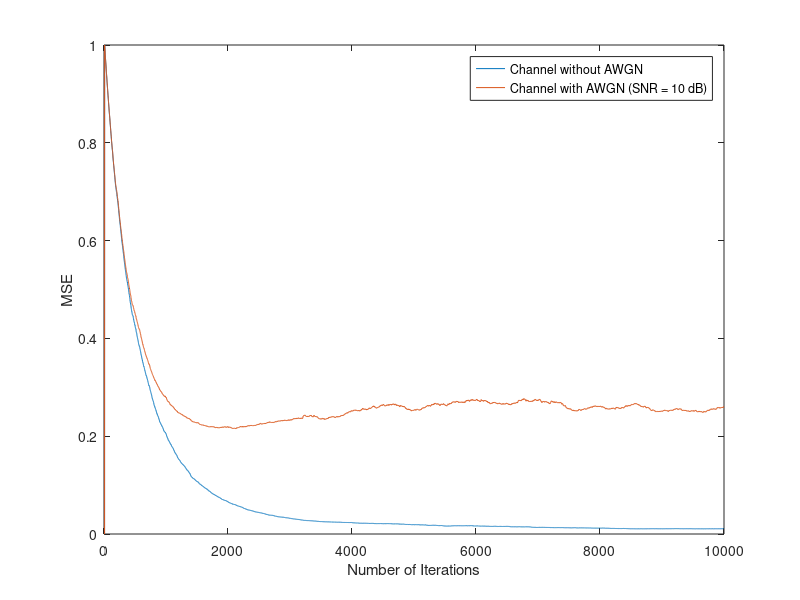

Here is the MATLAB script that generated this plot:
clc; clearvars; close all;

 H = [1 0.3 0.6 0.4 0.23];
delta = 0.001;
I_len = 10000;
I = randi([0 1],1,I_len);
I = real(pskmod(I,2,pi));
nTap = 10;
c = zeros(1,nTap);

%%channel coefficients

v = filter(H,1,I);
v_awgn = awgn(v,10,'measured');
err = zeros(1,I_len-nTap+1);
eq_out = zeros(1,I_len-nTap+1);
ind = 1;
mse = zeros(1,I_len);
mse2 = zeros(1,I_len);
for i = nTap:I_len
    e = filter(c,1,v)-I;
    mse(i) = mean(e.^2);
    eq_out(ind) = c*v(i:-1:i-nTap+1)';
    err(ind) = I(i) - eq_out(ind);
    c = c + delta*err(ind)*I(i:-1:i-nTap+1);
    ind = ind + 1;
end
ind = 1;
err = zeros(1,I_len-nTap+1);
eq_out = zeros(1,I_len-nTap+1);
c = zeros(1,nTap);

for i = nTap:I_len
    e = filter(c,1,v_awgn)-I;
    mse2(i) = mean(e.^2);
    eq_out(ind) = c*v_awgn(i:-1:i-nTap+1)';
    err(ind) = I(i) - eq_out(ind);
    c = c + delta*err(ind)*I(i:-1:i-nTap+1);
    ind = ind + 1;
end

figure(1)
plot(mse);
xlabel('Number of Iterations')
ylabel('MSE')
hold on;
plot(mse2);
legend('Channel without AWGN','Channel with AWGN (SNR = 10 dB)');

